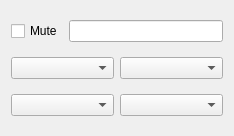
<?xml version="1.0" encoding="UTF-8"?>
<ui version="4.0">
 <class>MidiPlaybackRecorderForm</class>
 <widget class="QWidget" name="MidiPlaybackRecorderForm">
  <property name="geometry">
   <rect>
    <x>0</x>
    <y>0</y>
    <width>234</width>
    <height>136</height>
   </rect>
  </property>
  <property name="windowTitle">
   <string>Form</string>
  </property>
  <layout class="QVBoxLayout" name="verticalLayout">
   <item>
    <layout class="QGridLayout" name="gridLayout_3">
     <property name="sizeConstraint">
      <enum>QLayout::SizeConstraint::SetDefaultConstraint</enum>
     </property>
     <item row="0" column="0">
      <widget class="QCheckBox" name="cbMute">
       <property name="text">
        <string>Mute</string>
       </property>
      </widget>
     </item>
     <item row="0" column="1">
      <widget class="QLineEdit" name="lineEditPlayRecName"/>
     </item>
    </layout>
   </item>
   <item>
    <layout class="QGridLayout" name="gridLayout">
     <property name="sizeConstraint">
      <enum>QLayout::SizeConstraint::SetDefaultConstraint</enum>
     </property>
     <item row="0" column="1">
      <widget class="QComboBox" name="comboSrcChan"/>
     </item>
     <item row="0" column="0">
      <widget class="QComboBox" name="comboSources"/>
     </item>
    </layout>
   </item>
   <item>
    <layout class="QGridLayout" name="gridLayout_2">
     <property name="sizeConstraint">
      <enum>QLayout::SizeConstraint::SetDefaultConstraint</enum>
     </property>
     <item row="0" column="0">
      <widget class="QComboBox" name="comboDestinations"/>
     </item>
     <item row="0" column="1">
      <widget class="QComboBox" name="comboDstChan"/>
     </item>
    </layout>
   </item>
  </layout>
 </widget>
 <resources/>
 <connections/>
</ui>
